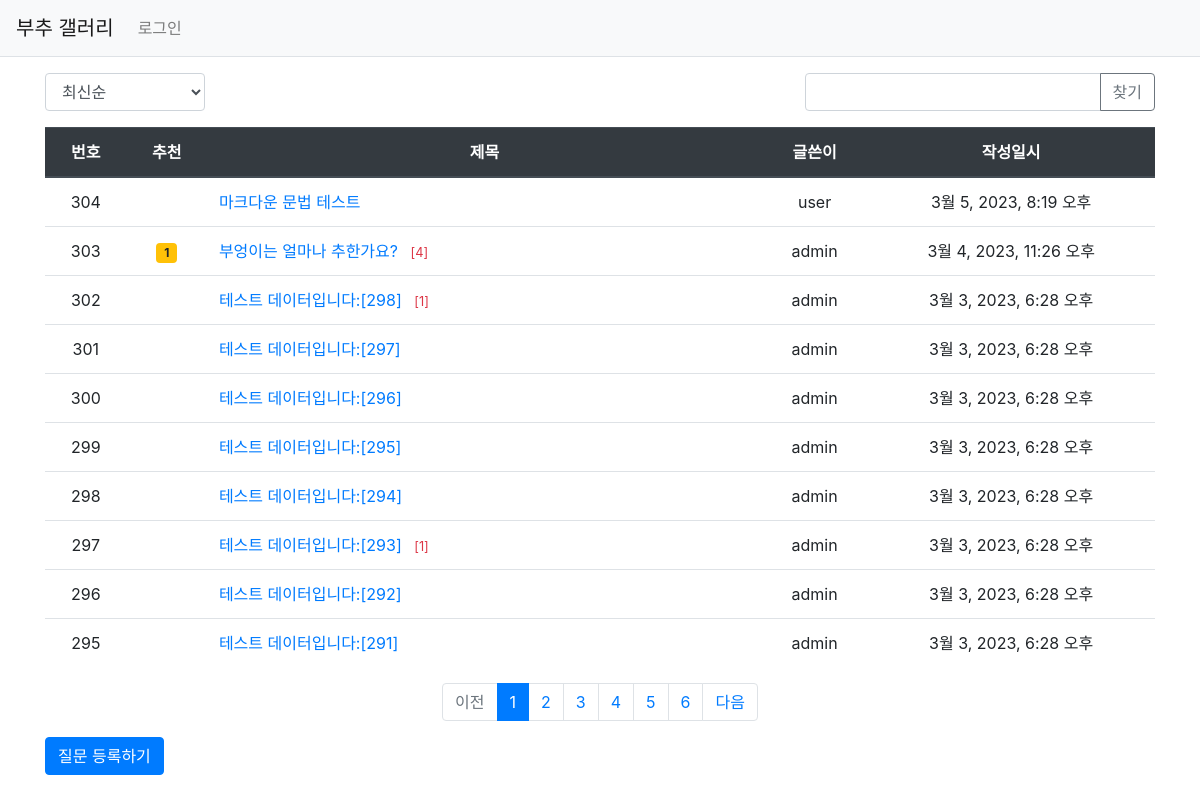
Screenshot of /pybo/ with the database file from the repository.
### pybo/models.py (models this page shows, shortened)
class Question(models.Model):
    author = models.ForeignKey(User, on_delete=models.CASCADE,
                               related_name='author_question')
    subject = models.CharField(max_length=200)
    content = models.TextField()
    create_date = models.DateTimeField()
    modify_date = models.DateTimeField(null=True, blank=True)
    voter = models.ManyToManyField(User, related_name='voter_question')  # voter 추가

### pybo/views/base_views.py (the view, shortened to what this page needs)
# urls.py: path('', base_views.index, name='index'),  # '/' 에 해당되는 path
def index(request):
    page = request.GET.get('page', '1')  # 페이지
    kw = request.GET.get('kw', '')  # 검색어
    so = request.GET.get('so', 'recent')  # 정렬 기준
    if so == 'recommended':
        question_list = Question.objects.annotate(
            num_voter=Count('voter')).order_by('-num_voter', '-create_date')
    elif so == 'popular':
        question_list = Question.objects.annotate(
            num_answer=Count('answer')).order_by('-num_answer', '-create_date')
    else:  # recent
        question_list = Question.objects.order_by('-create_date')
    paginator = Paginator(question_list, 10)  # 페이지당 10개씩 보여주기
    page_obj = paginator.get_page(page)
    context = {'question_list': page_obj, 'page': page, 'kw': kw, 'so': so}  # so 추가
    return render(request, 'pybo/question_list.html', context)

### pybo/templatetags/pybo_filter.py (called while the page is built)
@register.filter
def sub(value, arg):
    return value - arg

### templates/pybo/question_list.html (shortened to what this page needs)
{% extends 'base.html' %}
{% load pybo_filter %}
{% block content %}
    <div class="container my-3">
        <div class="row justify-content-between my-3">
            <div class="col-2">
                <select class="form-control so">
                    <option value="recent" {% if so == 'recent' %}selected{% endif %}>
                        최신순
                    </option>
                </select>
            </div>
            <div class="col-4 input-group">
                <input type="text" class="form-control kw"
                       value="{{ kw|default_if_none:'' }}">
                <div class="input-group-append">
                    <button class="btn btn-outline-secondary" type="button" id="btn_search">찾기</button>
                </div>
            </div>
        </div>
        <table class="table">
            <thead>
            <tr class="text-center thead-dark">
                <th>번호</th>
                <th>추천</th>
                <th style="width: 50%">제목</th>
                <th>글쓴이</th>
                <th>작성일시</th>
            </tr>
            </thead>
            <tbody>
            {% if question_list %}
                {% for question in question_list %}
                    <tr class="text-center">
                        <td>{{ question_list.paginator.count|sub:question_list.start_index|sub:forloop.counter0|add:1 }}</td>
                        <td>
                            {% if question.voter.all.count > 0 %}
                                <span class="badge badge-warning px-2 py-1">
                                {{ question.voter.all.count }}
                            </span>
                            {% endif %}
                        </td>
                        <td class="text-left">
                            <a href="{% url 'pybo:detail' question.id %}">
                                {{ question.subject }}
                                {% if question.answer_set.count > 0 %}
                                    <span class="text-danger small ml-2">
                                        [{{ question.answer_set.count }}]
                                    </span>
                                {% endif %}
                            </a>
                        </td>
                        <td>{{ question.author.username }}</td>
                        <td>{{ question.create_date }}</td>
                    </tr>
                {% endfor %}
            {% else %}
                <tr>
                    <td colspan="3">질문이 없습니다.</td>
                </tr>
            {% endif %}
            </tbody>
        </table>
        <ul class="pagination justify-content-center">
            {% if question_list.has_previous %}
                <li class="page-item">
                    <a class="page-link" data-page="{{ question_list.previous_page_number }}" href="#">
                        이전
                    </a>
                </li>
            {% else %}
                <li class="page-item disabled">
                    <a class="page-link" tabindex="-1" aria-disabled="true" href="#">
                        이전
                    </a>
                </li>
            {% endif %}
            {% for page_number in question_list.paginator.page_range %}
                {% if page_number >= question_list.number|add:-5 and page_number <= question_list.number|add:5 %}
                    {% if page_number == question_list.number %}
                        <li class="page-item active" aria-current="page">
                            <a class="page-link" data-page="{{ page_number }}" href="#">
                                {{ page_number }}
                            </a>
                        </li>
                    {% else %}
                        <li class="page-item">
                            <a class="page-link" data-page="{{ page_number }}" href="#">
                                {{ page_number }}
                            </a>
                        </li>
                    {% endif %}
                {% endif %}
            {% endfor %}
            {% if question_list.has_next %}
                <li class="page-item">
                    <a class="page-link" data-page="{{ question_list.next_page_number }}" href="#">
                        다음
                    </a>
                </li>
            {% else %}
                <li class="page-item disabled">
                    <a class="page-link" tabindex="-1" aria-disabled="true" href="#">
                        다음
                    </a>
                </li>
            {% endif %}
        </ul>
        <a href="{% url 'pybo:question_create' %}" class="btn btn-primary">
            질문 등록하기
        </a>
    </div>
{% endblock %}

### rows the page displays
Question: paginator.count|sub "304", subject "마크다운 문법 테스트", author.username "user", create_date "3월 5, 2023, 8:19 오후"
Question: paginator.count|sub "303", voter.all.count "1", subject "부엉이는 얼마나 추한가요?", answer_set.count "4", author.username "admin", create_date "3월 4, 2023, 11:26 오후"
Question: paginator.count|sub "302", subject "테스트 데이터입니다:[298]", answer_set.count "1", author.username "admin", create_date "3월 3, 2023, 6:28 오후"
Question: paginator.count|sub "301", subject "테스트 데이터입니다:[297]", author.username "admin", create_date "3월 3, 2023, 6:28 오후"
Question: paginator.count|sub "300", subject "테스트 데이터입니다:[296]", author.username "admin", create_date "3월 3, 2023, 6:28 오후"
Question: paginator.count|sub "299", subject "테스트 데이터입니다:[295]", author.username "admin", create_date "3월 3, 2023, 6:28 오후"
Question: paginator.count|sub "298", subject "테스트 데이터입니다:[294]", author.username "admin", create_date "3월 3, 2023, 6:28 오후"
Question: paginator.count|sub "297", subject "테스트 데이터입니다:[293]", answer_set.count "1", author.username "admin", create_date "3월 3, 2023, 6:28 오후"
Question: paginator.count|sub "296", subject "테스트 데이터입니다:[292]", author.username "admin", create_date "3월 3, 2023, 6:28 오후"
Question: paginator.count|sub "295", subject "테스트 데이터입니다:[291]", author.username "admin", create_date "3월 3, 2023, 6:28 오후"

### other values shown
{{ page_number }} "1"
{{ page_number }} "2" "3" "4" "5" "6"
